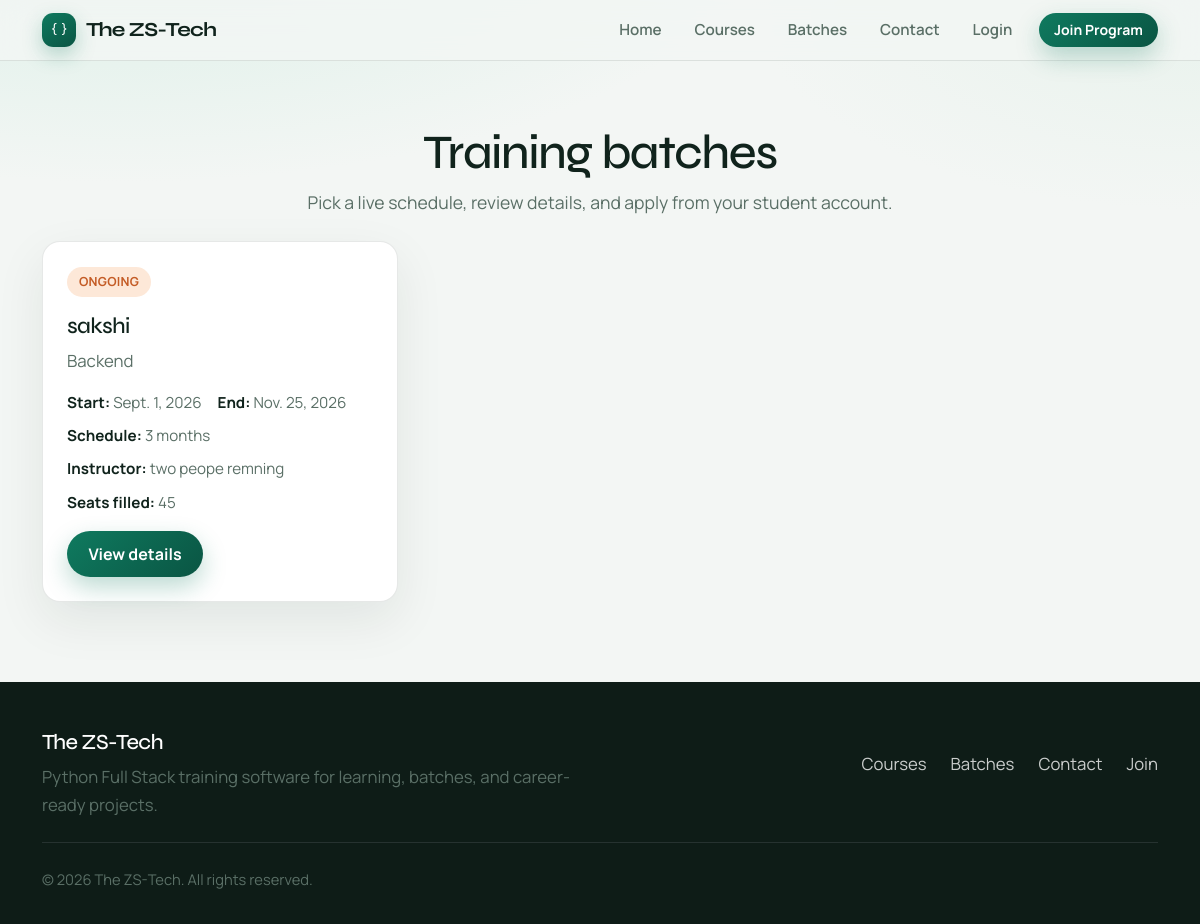
The app's page /batches/ with its own data.
### batches/models.py (models this page shows, shortened)
class Batch(models.Model):
    STATUS_CHOICES = [
        ('upcoming', 'Upcoming'),
        ('ongoing', 'Ongoing'),
        ('completed', 'Completed'),
    ]
    name = models.CharField(max_length=100)
    course = models.ForeignKey(
        Course,
        on_delete=models.CASCADE,
        related_name='batches',
    )
    start_date = models.DateField()
    end_date = models.DateField()
    schedule = models.CharField(max_length=200)
    duration = models.CharField(max_length=100)
    instructor = models.CharField(max_length=150)
    students_count = models.PositiveIntegerField(default=0)
    status = models.CharField(
        max_length=20,
        choices=STATUS_CHOICES,
        default='upcoming',
    )
    description = models.TextField(blank=True)
    created_at = models.DateTimeField(auto_now_add=True)

### courses/models.py (models this page shows, shortened)
class Course(models.Model):
    title = models.CharField(
        max_length=200
    )
    short_description = models.CharField(
        max_length=300
    )
    description = models.TextField()
    duration = models.CharField(
        max_length=100
    )
    fees = models.DecimalField(
        max_digits=10,
        decimal_places=2,
        default=0
    )
    is_active = models.BooleanField(
        default=True
    )
    created_at = models.DateTimeField(
        auto_now_add=True
    )

### batches/views.py (the view)
def batch_list(request):
    batches = Batch.objects.select_related('course').all()
    return render(request, 'batches/batch_list.html', {'batches': batches})

### templates/batches/batch_list.html (shortened to what this page needs)
{% extends 'base.html' %}
{% block content %}
<section class="page-hero">
    <div class="container text-center">
        <h1>Training batches</h1>
        <p class="section-lead">Pick a live schedule, review details, and apply from your student account.</p>
    </div>
</section>
<section class="pb-5">
    <div class="container">
        <div class="row g-4">
            {% for batch in batches %}
            <div class="col-md-6 col-lg-4">
                <article class="soft-panel">
                    {% if batch.status == 'upcoming' %}
                    <span class="pill">{{ batch.get_status_display }}</span>
                    {% elif batch.status == 'ongoing' %}
                    <span class="pill pill-warn">{{ batch.get_status_display }}</span>
                    {% else %}
                    <span class="pill pill-muted">{{ batch.get_status_display }}</span>
                    {% endif %}
                    <h3 class="mt-3">{{ batch.name }}</h3>
                    <p>{{ batch.course.title }}</p>
                    <div class="meta-row">
                        <span><strong>Start:</strong> {{ batch.start_date }}</span>
                        <span><strong>End:</strong> {{ batch.end_date }}</span>
                        <span><strong>Schedule:</strong> {{ batch.schedule }}</span>
                        <span><strong>Instructor:</strong> {{ batch.instructor }}</span>
                        <span><strong>Seats filled:</strong> {{ batch.students_count }}</span>
                    </div>
                    <a href="{% url 'batch_detail' batch.id %}" class="btn btn-zs">View details</a>
                </article>
            </div>
            {% endfor %}
        </div>
    </div>
</section>
{% endblock %}

### static/css/style.css (style rules this page uses)
:root { --bg: #f3f6f4; --bg-soft: #e7efea; --surface: #ffffff; --ink: #10231c; --muted: #5a6f66; --line: rgba(16, 35, 28, 0.10); --accent: #0f7a5f; --accent-dark: #0a5543; --accent-soft: #d8f0e7; --warn: #c45c26; --danger: #b42318; --radius: 18px; --radius-sm: 12px; --shadow: 0 18px 50px rgba(16, 35, 28, 0.08); --font-display: "Syne", sans-serif; --font-body: "Manrope", sans-serif; --space-section: clamp(4rem, 8vw, 6.5rem); }
*, *::before, *::after { box-sizing: border-box; }
html { scroll-behavior: smooth; }
body { margin: 0; font-family: var(--font-body); font-size: 1.05rem; line-height: 1.65; color: var(--ink); background: radial-gradient(1200px 500px at 10% -10%, #d9efe6 0%, transparent 55%), radial-gradient(900px 420px at 100% 0%, #e8f2ec 0%, transparent 50%), var(--bg); min-height: 100vh; }
a { color: var(--accent-dark); text-decoration: none; transition: color 0.2s ease; }
h1, h2, h3, h4, h5, h6 { font-family: var(--font-display); letter-spacing: -0.03em; line-height: 1.15; color: var(--ink); }
p { color: var(--muted); }
.btn { font-family: var(--font-body); font-weight: 700; border-radius: 999px; padding: 0.7rem 1.35rem; border: none; transition: transform 0.2s ease, box-shadow 0.2s ease, background 0.2s ease; }
.btn-primary, .btn-zs { background: linear-gradient(135deg, var(--accent), var(--accent-dark)); color: #fff !important; box-shadow: 0 10px 24px rgba(15, 122, 95, 0.28); }
.section-lead { font-size: 1.1rem; max-width: 38rem; margin: 0 auto; }
.page-hero { padding: clamp(2.5rem, 6vw, 4rem) 0 1.5rem; }
.page-hero h1 { font-size: clamp(2rem, 4.5vw, 3rem); margin-bottom: 0.5rem; }
.soft-panel { background: var(--surface); border: 1px solid var(--line); border-radius: var(--radius); padding: 1.5rem; box-shadow: var(--shadow); height: 100%; transition: transform 0.25s ease, box-shadow 0.25s ease; }
.soft-panel h3 { font-size: 1.4rem; margin-bottom: 0.5rem; }
.meta-row { display: flex; flex-wrap: wrap; gap: 0.5rem 1rem; font-size: 0.95rem; color: var(--muted); margin: 1rem 0; }
.meta-row strong { color: var(--ink); font-weight: 700; }
.pill { display: inline-flex; align-items: center; gap: 0.35rem; padding: 0.28rem 0.75rem; border-radius: 999px; font-size: 0.78rem; font-weight: 700; letter-spacing: 0.02em; text-transform: uppercase; background: var(--accent-soft); color: var(--accent-dark); }
.pill-warn { background: #fde8d8; color: var(--warn); }

### templates/base.html (style rules this page uses)
body { font-family: "Manrope", system-ui, sans-serif; }
.hero-brand, h1, h2, h3 { font-family: "Syne", system-ui, sans-serif; }

### records on screen
Batch: status "ONGOING", name "sakshi", course "Backend", start_date "Sept. 1, 2026", end_date "Nov. 25, 2026", schedule "3 months", instructor "two peope remning", students_count "45"
